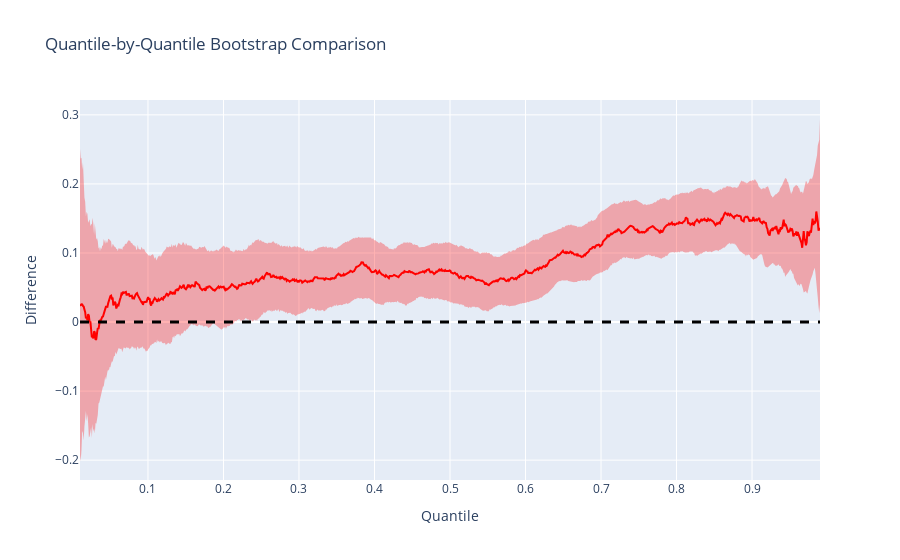

Source (notebook cell):
### Code cell
fb.quantile_bootstrap_plot(sample_1, sample_2, n_step=1000)

### Figure 1 — Plotly figure (JSON) as saved in the notebook; plotly's stock layout.template omitted (floating-point values rounded to 4 significant figures; data arrays with more than 128 entries replaced by an {"elided": "..."} marker saying what was removed)
{"data": [{"customdata": {"elided": "1000x2 mixed values"}, "hovertemplate": "Quantile: %{x:.3f}<br>Difference: %{y:.3f}<br>P-value: %{customdata[0]:.4f}<br>Significant: %{customdata[1]}", "line": {"color": "red", "width": 2}, "mode": "lines", "name": "Difference", "type": "scatter", "x": {"elided": "1000 float values"}, "y": {"elided": "1000 float values"}}, {"customdata": {"elided": "1000x2 mixed values"}, "fillcolor": "rgba(255, 0, 0, 0.3)", "hovertemplate": "Quantile: %{x:.3f}<br>Difference: %{y:.3f}<br>P-value: %{customdata[0]:.4f}<br>Significant: %{customdata[1]}", "line": {"width": 0}, "mode": "lines", "name": "Confidence Band Upper", "showlegend": false, "type": "scatter", "x": {"elided": "1000 float values"}, "y": {"elided": "1000 float values"}}, {"customdata": {"elided": "1000x2 mixed values"}, "fill": "tonexty", "fillcolor": "rgba(255, 0, 0, 0.3)", "hovertemplate": "Quantile: %{x:.3f}<br>Difference: %{y:.3f}<br>P-value: %{customdata[0]:.4f}<br>Significant: %{customdata[1]}", "line": {"width": 0}, "mode": "lines", "name": "Confidence Band Lower", "showlegend": false, "type": "scatter", "x": {"elided": "1000 float values"}, "y": {"elided": "1000 float values"}}], "layout": {"hovermode": "x unified", "shapes": [{"line": {"color": "black", "dash": "dash", "width": 3}, "type": "line", "x0": 0, "x1": 1, "xref": "x domain", "y0": 0, "y1": 0, "yref": "y"}], "showlegend": false, "title": {"text": "Quantile-by-Quantile Bootstrap Comparison"}, "xaxis": {"title": {"text": "Quantile"}}, "yaxis": {"title": {"text": "Difference"}}}}
